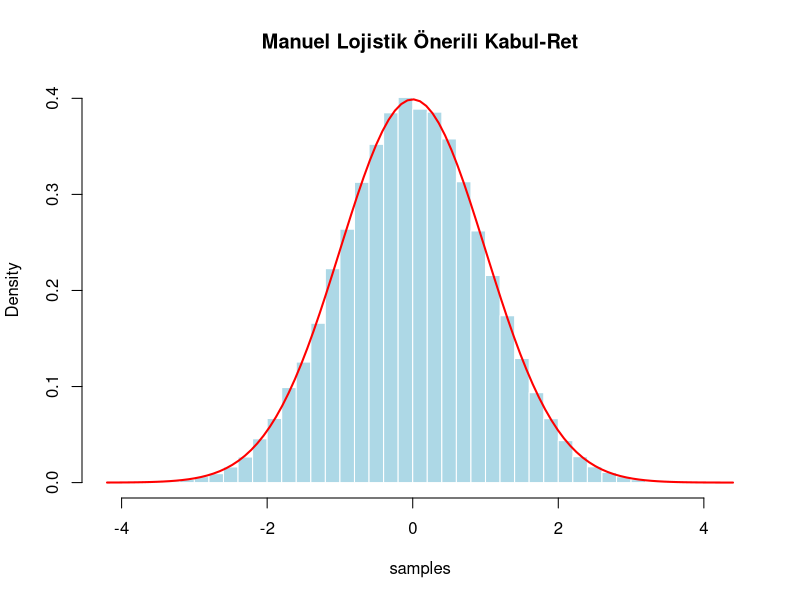

Recreate this plot in R.
#Algoritma:
#i=0, k=0, i=n ise dur
#1.	Adım=> y, g(y) den üret
#2.	Adım => U  bağımsız üret
#3.	Eğer U<=f(y)/c*g(y) xi=y ise i=i+1, k=k+1 değilse k=k+1 ve 0. Adıma git

# Hedef Fonksiyon (Normal Dağılım)
f <- function(x) {
  (1 / sqrt(2 * pi)) * exp(-0.5 * x^2)
}

# Aday Fonksiyonu (Lojistik Dağılım)
g <- function(x) {
  exp(-x) / (1 + exp(-x))^2
}

# c Sabitini Belirleme
# f(x)/g(x) oranının maksimum olduğu noktayı buluyoruz
xd <- seq(-10, 10, length.out = 1000)
ad <- f(xd) / g(xd)
c <- max(ad) #1.595729

#Simülasyon
n <- 100000
samples <- numeric(n)
i <- 0    # i = 0 (Kabul edilenlerin sayısı)
k <- 0   # k = 0 (Toplam üretilen aday sayısı)

while(i < n) { # i = n ise dur (n'e ulaşana kadar dön)
  k <- k + 1
  # Lojistik dağılımdan aday üretme (y)
  u_aday <- runif(1)
  x_candidate <- log(u_aday / (1 - u_aday)) #y ters dönüşüm yönteminden gelir
  
  # Kabul-Ret testi için ikinci uniform
  u_test <- runif(1) #U
  
  # Oran hesaplama (f(y) / c*g(y))
  oran <- f(x_candidate) / (c * g(x_candidate))
  
  if(u_test <= oran) { #Eğer U <= f(y) / (c*g(y)) ise
    i <- i + 1
    samples[i] <- x_candidate # x_i = y (Adayı listeye kaydet)
  } #if sonu
} #Değilse k = k + 1 ve 0. Adıma git

# Sonuçları Kontrol Etme
hist(samples, breaks = 60, prob = TRUE, 
     main = "Manuel Lojistik Önerili Kabul-Ret",
     col = "lightblue", border = "white")
curve(f(x), add = TRUE, col = "red", lwd = 2)
